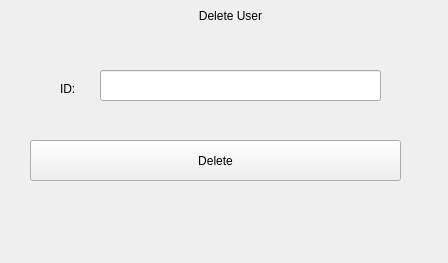
<?xml version="1.0" encoding="UTF-8"?>
<ui version="4.0">
 <class>Form</class>
 <widget class="QWidget" name="Form">
  <property name="geometry">
   <rect>
    <x>0</x>
    <y>0</y>
    <width>448</width>
    <height>263</height>
   </rect>
  </property>
  <property name="windowTitle">
   <string>Form</string>
  </property>
  <widget class="QLineEdit" name="lineEditID">
   <property name="geometry">
    <rect>
     <x>100</x>
     <y>70</y>
     <width>281</width>
     <height>31</height>
    </rect>
   </property>
   <property name="text">
    <string/>
   </property>
  </widget>
  <widget class="QLabel" name="labelHeader">
   <property name="geometry">
    <rect>
     <x>-10</x>
     <y>-10</y>
     <width>481</width>
     <height>51</height>
    </rect>
   </property>
   <property name="text">
    <string>Delete User</string>
   </property>
   <property name="alignment">
    <set>Qt::AlignCenter</set>
   </property>
  </widget>
  <widget class="QPushButton" name="buttonDeleteUser">
   <property name="geometry">
    <rect>
     <x>30</x>
     <y>140</y>
     <width>371</width>
     <height>41</height>
    </rect>
   </property>
   <property name="text">
    <string>Delete</string>
   </property>
  </widget>
  <widget class="QLabel" name="label_5">
   <property name="geometry">
    <rect>
     <x>60</x>
     <y>80</y>
     <width>31</width>
     <height>17</height>
    </rect>
   </property>
   <property name="text">
    <string>ID:</string>
   </property>
  </widget>
  <widget class="QLabel" name="labelMessage">
   <property name="geometry">
    <rect>
     <x>30</x>
     <y>200</y>
     <width>371</width>
     <height>31</height>
    </rect>
   </property>
   <property name="text">
    <string/>
   </property>
   <property name="alignment">
    <set>Qt::AlignCenter</set>
   </property>
  </widget>
 </widget>
 <resources/>
 <connections/>
</ui>
